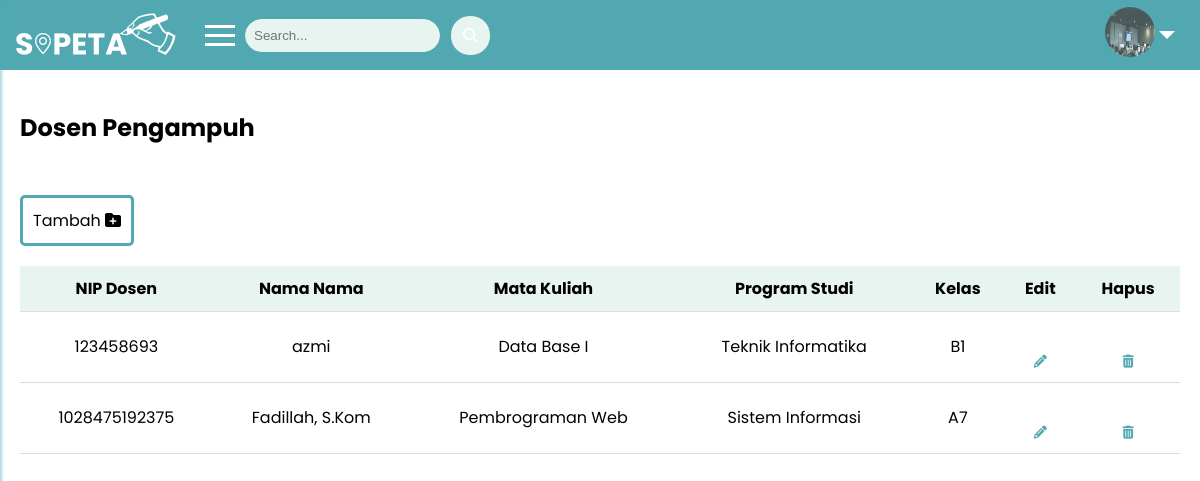
Screenshot of /public/dosen (signed in) with the database file from the repository.
### tables this page shows
CREATE TABLE `mst_dosen` (
  `id_dosen` int(11) NOT NULL,
  `nip_dosen` varchar(20) NOT NULL,
  `nama_dosen` varchar(50) NOT NULL,
  `id_matkul` int(11) NOT NULL,
  `kelas` char(5) NOT NULL
);

CREATE TABLE `mst_matkul` (
  `id_matkul` int(11) NOT NULL,
  `kode_matkul` char(10) NOT NULL,
  `nama_matkul` varchar(30) NOT NULL,
  `prodi` enum('Teknik Informatika','Sistem Informasi') NOT NULL,
  `semester` enum('Ganjil','Genap') NOT NULL
);

### app/controllers/Dosen.php (called while the page is built, shortened)
<?php
class Dosen extends Controller {
    public function index(){
        $data['judul'] = 'Dosen Pengampuh';
        try {
        $data['dosen'] = $this->model('Dosen_model')->getAllDosen();
        } catch (\Throwable $th) {
            echo $th;
        }
        $this->view('dosen/index', $data);
    }
}

### app/core/App.php (called while the page is built, shortened)
<?php
class App {
    protected $method = 'index';
    protected $params = [];
    public function __construct() {
        $this->controller = new $this->controller;
        call_user_func_array([$this->controller, $this->method], $this->params);
    }
}

### public/index.php (called while the page is built, shortened)
<?php
$app = new App;

### app/core/Database.php (called while the page is built, shortened)
<?php
class Database {
    private $host = DB_HOST;
    private $user = DB_USER;
    private $password = DB_PASS;
    private $dbname = DB_NAME;
    private $dbh;
    private $stmt;
    public function __construct(){
        $dsn = 'mysql:host=' . $this->host . ';dbname=' . $this->dbname;
        $option = [
            PDO::ATTR_PERSISTENT => true,
            PDO::ATTR_ERRMODE => PDO::ERRMODE_EXCEPTION
        ];
        try {
            $this->dbh = new PDO($dsn, $this->user, $this->password, $option);
        } catch (PDOException $e) {
            die($e->getMessage());
        }
    }
    public function query($query){
        $this->stmt = $this->dbh->prepare($query);
    }
    public function bind($param, $value, $type = null){
        if(is_null($type)){
            switch(true){
                case is_int($value) :
                    $type = PDO::PARAM_INT;
                    break;
            }
        }
        $this->stmt->bindValue($param, $value, $type);
    }
    public function execute(){
        $this->stmt->execute();
    }
    public function resultSet(){
        $this->execute();
        return $this->stmt->fetchAll(PDO::FETCH_ASSOC);
    }
    public function single(){
        $this->execute();
        return $this->stmt->fetch(PDO::FETCH_ASSOC);
    }
}

### app/models/Dosen_model.php (called while the page is built, shortened)
<?php
class Dosen_model {
    private $db;
    public function __construct(){
        $this->db = new Database;
    }
    public function getAllDosen(){
        try {
            $this->db->query('SELECT mst_dosen.*, mst_matkul.nama_matkul FROM mst_dosen LEFT JOIN mst_matkul ON mst_dosen.id_matkul = mst_matkul.id_matkul');
            return $this->db->resultSet();
        } catch (\Throwable $th) {
            echo 'Error: ' . $th->getMessage();
        }
    }
        public function getMatkulById($id_matkul) {
            try {
                $this->db->query("SELECT * FROM mst_matkul WHERE id_matkul = :id_matkul");
                $this->db->bind(':id_matkul', $id_matkul);
                return $this->db->single();
            } catch (\Throwable $th) {
                echo 'Error: ' . $th->getMessage();
            }
        }
}

### app/views/dosen/index.php (the view, shortened to what this page needs)
<div class="content">
    <h2>Dosen Pengampuh</h2>
    <div class="crud-dosen">
        <a href="#" class="crud tambah-crud" onclick="openTambahModal()">Tambah <i class="fa fa-folder-plus"></i></a>
    </div>
    <table>
        <thead>
            <tr>
                <th>NIP Dosen</th>
                <th>Nama Nama</th>
                <th>Mata Kuliah</th>
                <th>Program Studi</th>
                <th>Kelas</th>
                <th>Edit</th>
                <th>Hapus</th>
            </tr>
        </thead>
        <tbody>
        <?php foreach ($data['dosen'] as $dosen): ?>
        <tr>
            <td><?= $dosen['nip_dosen']; ?></td>
            <td><?= $dosen['nama_dosen']; ?></td>
            <td>
                <?php
                $matakuliah = $this->model('Dosen_model')->getMatkulById($dosen['id_matkul']);
                echo $matakuliah['nama_matkul'];
                ?>
            </td>
            <td>
                <?php
                $matakuliah = $this->model('Dosen_model')->getMatkulById($dosen['id_matkul']);
                echo $matakuliah['prodi'];
                ?>
            </td>
            <td><?= $dosen['kelas']; ?></td>
            <td><a href="<?= BASEURL; ?>/dosen/edit/<?= $dosen['id_dosen']; ?>"><i class="fa fa-pencil"></i></a></td>
            <td><a href="<?= BASEURL; ?>/dosen/hapus/<?= $dosen['id_dosen']; ?>" onclick="return confirm('Anda yakin ingin menghapus?');"><i class="fa fa-trash-can"></i></a></td>
        </tr>
        <?php endforeach; ?>
        </tbody>
    </table>
</div>

### public/css/style.css (style rules this page uses)
body { font-family: poppins; margin: 0; padding: 0; }
a { color: #51A8B1; text-decoration: none; display: block; margin-top: 30px; font-size: 13px; }

### public/css/style2.css (style rules this page uses)
body { margin: 0; font-family: 'Poppins', sans-serif; }
.content { margin-left: 0; padding: 20px; }
.crud { display: inline-block; padding: 10px 10px; font-size: 16px; cursor: pointer; text-align: center; text-decoration: none; outline: none; color: #000000; background-color: #4caf4f00; border: 3px solid #51A8B1; border-radius: 5px; }
table { width: 100%; border-collapse: collapse; margin-top: 20px; }
th, td { padding: 10px; text-align: center; border-bottom: 1px solid #ddd; }
th { background-color: #E7F4EF; color: #000000; text-align: center; }

### rows the page displays
mst_dosen: nip_dosen "123458693", nama_dosen "azmi", id_matkul.nama_matkul "Data Base I", id_matkul.prodi "Teknik Informatika", kelas "B1"
mst_dosen: nip_dosen "1028475192375", nama_dosen "Fadillah, S.Kom", id_matkul.nama_matkul "Pembrograman Web", id_matkul.prodi "Sistem Informasi", kelas "A7"
